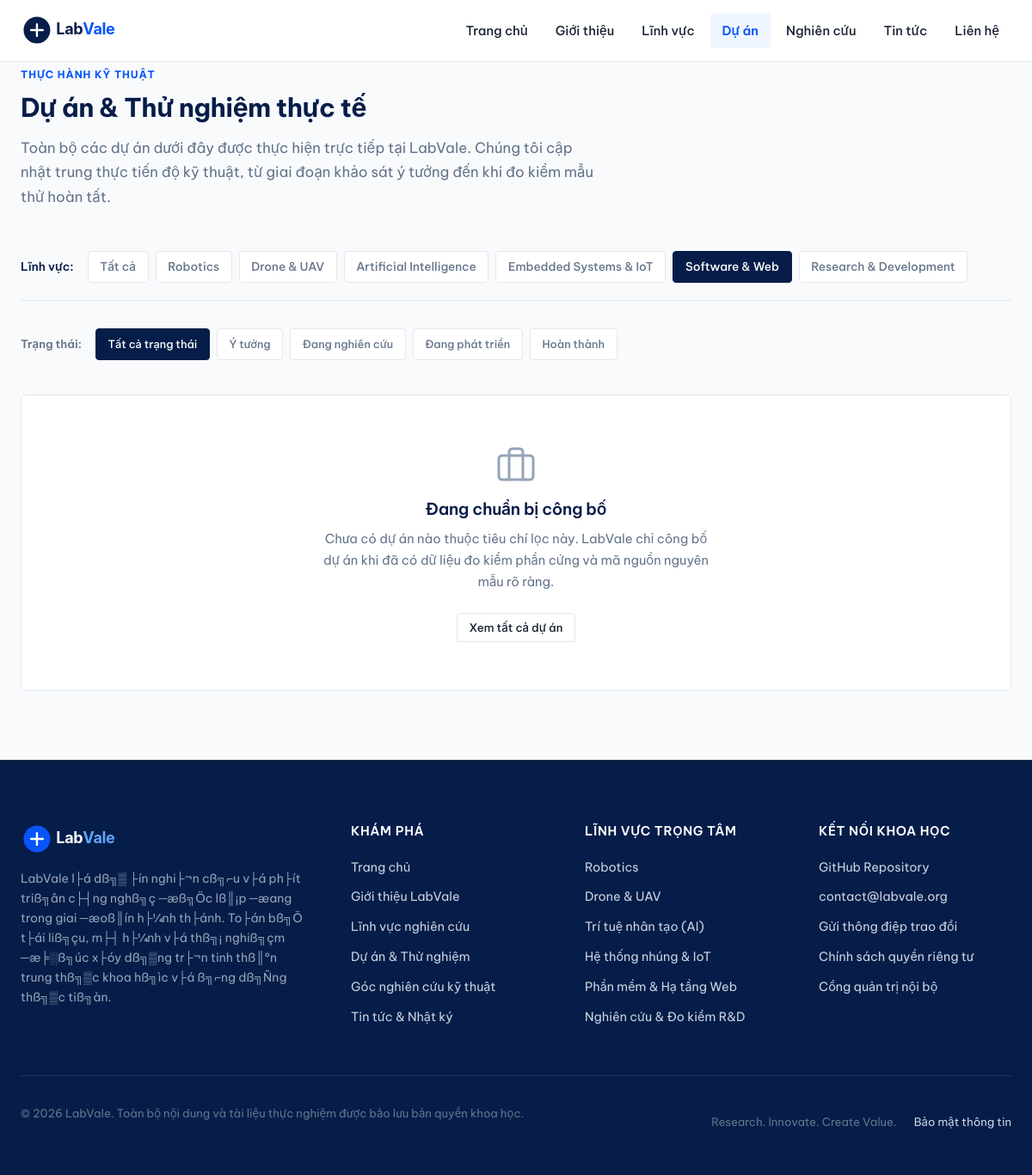
The page /projects?area=software-web on the database its author committed.
### tables this page shows
CREATE TABLE `research_areas` (
  `id` int(11) NOT NULL AUTO_INCREMENT,
  `slug` varchar(100) NOT NULL,
  `name` varchar(150) NOT NULL,
  `subtitle` varchar(255) NOT NULL,
  `icon_svg` text NOT NULL,
  `short_desc` text NOT NULL,
  `full_content` longtext NOT NULL,
  `image` varchar(255) NOT NULL,
  `sort_order` int(11) DEFAULT 0,
  `is_active` tinyint(1) DEFAULT 1,
  `created_at` datetime DEFAULT current_timestamp(),
  PRIMARY KEY (`id`),
  UNIQUE KEY `slug` (`slug`)
);

### includes/helpers.php (called while the page is built, shortened)
<?php
function url(string $path = ''): string {
    $cleanPath = '/' . ltrim($path, '/');
    if ($cleanPath === '/') {
        return BASE_PATH === '' ? '/' : BASE_PATH . '/';
    }
    return BASE_PATH . $cleanPath;
}
function e(?string $str): string {
    return htmlspecialchars($str ?? '', ENT_QUOTES, 'UTF-8');
}

### views/projects.php (the view, shortened to what this page needs)
<?php
require_once __DIR__ . '/layout/header.php';
?>
<div class="container" style="padding-bottom: 5rem;">
    <div class="section-header">
        <span class="section-kicker">THỰC HÀNH KỸ THUẬT</span>
        <h1 class="section-title">Dự án &amp; Thử nghiệm thực tế</h1>
        <p class="section-desc">
            Toàn bộ các dự án dưới đây được thực hiện trực tiếp tại LabVale. Chúng tôi cập nhật trung thực tiến độ kỹ thuật, từ giai đoạn khảo sát ý tưởng đến khi đo kiểm mẫu thử hoàn tất.
        </p>
    </div>
    <div class="filter-bar">
        <span style="font-size: 0.85rem; font-weight: 600; color: var(--color-primary-navy); margin-right: 0.5rem;">Lĩnh vực:</span>
        <a href="<?= url('/projects' . ($selectedStatus ? '?status=' . urlencode($selectedStatus) : '')) ?>"
           class="filter-btn <?= empty($selectedArea) ? 'active' : '' ?>">
            Tất cả
        </a>
        <?php foreach ($areas as $a): ?>
            <?php
                $link = url('/projects?area=' . urlencode($a['slug']) . ($selectedStatus ? '&status=' . urlencode($selectedStatus) : ''));
            ?>
            <a href="<?= $link ?>" class="filter-btn <?= $selectedArea === $a['slug'] ? 'active' : '' ?>">
                <?= e($a['name']) ?>
            </a>
        <?php endforeach; ?>
    </div>
    <div style="display: flex; gap: 0.5rem; flex-wrap: wrap; margin-bottom: 2.5rem; align-items: center;">
        <span style="font-size: 0.825rem; font-weight: 600; color: var(--color-secondary-text); margin-right: 0.5rem;">Trạng thái:</span>
        <?php
            $statuses = ['Ý tưởng', 'Đang nghiên cứu', 'Đang phát triển', 'Hoàn thành'];
        ?>
        <a href="<?= url('/projects' . ($selectedArea ? '?area=' . urlencode($selectedArea) : '')) ?>"
           class="filter-btn <?= empty($selectedStatus) ? 'active' : '' ?>" style="font-size: 0.8rem;">
            Tất cả trạng thái
        </a>
        <?php foreach ($statuses as $st): ?>
            <?php
                $link = url('/projects?status=' . urlencode($st) . ($selectedArea ? '&area=' . urlencode($selectedArea) : ''));
            ?>
            <a href="<?= $link ?>" class="filter-btn <?= $selectedStatus === $st ? 'active' : '' ?>" style="font-size: 0.8rem;">
                <?= e($st) ?>
            </a>
        <?php endforeach; ?>
    </div>
    <?php if (!empty($projects)): ?>
        <div class="projects-grid">
            <?php foreach ($projects as $project): ?>
                <?php require __DIR__ . '/layout/project-card.php'; ?>
            <?php endforeach; ?>
        </div>
    <?php else: ?>
        <div class="empty-state">
            <svg class="empty-state-icon" viewBox="0 0 24 24" fill="none" stroke="currentColor" stroke-width="1.5" stroke-linecap="round" stroke-linejoin="round">
                <rect x="2" y="7" width="20" height="14" rx="2" ry="2"></rect>
                <path d="M16 21V5a2 2 0 0 0-2-2h-4a2 2 0 0 0-2 2v16"></path>
            </svg>
            <h3 class="empty-state-title">Đang chuẩn bị công bố</h3>
            <p class="empty-state-desc">
                Chưa có dự án nào thuộc tiêu chí lọc này. LabVale chỉ công bố dự án khi đã có dữ liệu đo kiểm phần cứng và mã nguồn nguyên mẫu rõ ràng.
            </p>
            <div style="margin-top: 1.5rem;">
                <a href="<?= url('/projects') ?>" class="btn btn-secondary btn-sm">Xem tất cả dự án</a>
            </div>
        </div>
    <?php endif; ?>
</div>
<?php require_once __DIR__ . '/layout/footer.php'; ?>

### assets/css/style.css (style rules this page uses)
:root { --color-primary-navy: #061D49; --color-tech-blue: #0755F9; --color-tech-blue-hover: #0542c7; --color-white: #FFFFFF; --color-bg: #F8FAFC; --color-surface: #FFFFFF; --color-text: #172033; --color-secondary-text: #64748B; --color-border: #E2E8F0; --color-border-subtle: #F1F5F9; --color-border-hover: #CBD5E1; --status-idea-bg: #F1F5F9; --status-idea-text: #475569; --status-research-bg: #EFF6FF; --status-research-text: #1D4ED8; --status-dev-bg: #FEF3C7; --status-dev-text: #B45309; --status-done-bg: #ECFDF5; --status-done-text: #047857; --font-sans: 'Be Vietnam Pro', -apple-system, BlinkMacSystemFont, 'Segoe UI', Roboto, Helvetica, Arial, sans-serif; --font-mono: ui-monospace, SFMono-Regular, Menlo, Monaco, Consolas, "Liberation Mono", "Courier New", monospace; --max-width: 1200px; --header-height: 72px; --radius-sm: 4px; --radius-md: 6px; --radius-lg: 8px; --transition-fast: 150ms ease; --transition-normal: 220ms ease; }
*, *::before, *::after { box-sizing: border-box; margin: 0; padding: 0; }
html { font-size: 16px; scroll-behavior: smooth; -webkit-text-size-adjust: 100%; }
body { font-family: var(--font-sans); background-color: var(--color-bg); color: var(--color-text); line-height: 1.7; font-weight: 400; min-height: 100vh; display: flex; flex-direction: column; -webkit-font-smoothing: antialiased; -moz-osx-font-smoothing: grayscale; }
img, svg, picture { display: block; max-width: 100%; height: auto; }
a { color: var(--color-tech-blue); text-decoration: none; transition: color var(--transition-fast); }
h1, h2, h3, h4, h5, h6 { color: var(--color-primary-navy); font-weight: 600; line-height: 1.35; letter-spacing: -0.015em; }
h1 { font-size: 2.25rem; font-weight: 700; }
h3 { font-size: 1.35rem; }
p { margin-bottom: 1.25rem; }
p:last-child { margin-bottom: 0; }
.container { width: 100%; max-width: var(--max-width); margin-left: auto; margin-right: auto; padding-left: 1.5rem; padding-right: 1.5rem; }
.section-header { margin-bottom: 3rem; }
.section-kicker { display: inline-block; font-size: 0.75rem; font-weight: 700; letter-spacing: 0.08em; text-transform: uppercase; color: var(--color-tech-blue); margin-bottom: 0.5rem; }
.section-title { font-size: 1.875rem; color: var(--color-primary-navy); margin-bottom: 0.75rem; }
.section-desc { font-size: 1.05rem; color: var(--color-secondary-text); max-width: 680px; }
.btn { display: inline-flex; align-items: center; justify-content: center; gap: 0.5rem; padding: 0.625rem 1.25rem; font-size: 0.925rem; font-weight: 500; border-radius: var(--radius-sm); border: 1px solid transparent; cursor: pointer; transition: all var(--transition-fast); line-height: 1.4; text-decoration: none; }
.btn-secondary { background-color: var(--color-white); color: var(--color-text); border-color: var(--color-border); }
.btn-sm { padding: 0.4rem 0.85rem; font-size: 0.825rem; }
.filter-bar { display: flex; align-items: center; gap: 0.5rem; flex-wrap: wrap; margin-bottom: 2rem; padding-bottom: 1.25rem; border-bottom: 1px solid var(--color-border); }
.filter-btn { padding: 0.4rem 0.85rem; font-size: 0.85rem; font-weight: 500; border-radius: var(--radius-sm); background-color: var(--color-white); color: var(--color-secondary-text); border: 1px solid var(--color-border); cursor: pointer; transition: all var(--transition-fast); text-decoration: none; }
.filter-btn.active { background-color: var(--color-primary-navy); color: var(--color-white); border-color: var(--color-primary-navy); }
.empty-state { text-align: center; padding: 3.5rem 1.5rem; background-color: var(--color-white); border: 1px solid var(--color-border); border-radius: var(--radius-md); }
.empty-state-icon { width: 48px; height: 48px; margin: 0 auto 1rem; color: #94A3B8; }
.empty-state-title { font-size: 1.2rem; font-weight: 600; color: var(--color-primary-navy); margin-bottom: 0.5rem; }
.empty-state-desc { font-size: 0.925rem; color: var(--color-secondary-text); max-width: 460px; margin: 0 auto; }

### rows shown on the page
research_areas: name "Robotics"
research_areas: name "Drone & UAV"
research_areas: name "Artificial Intelligence"
research_areas: name "Embedded Systems & IoT"
research_areas: name "Software & Web"
research_areas: name "Research & Development"

### other values the page prints
$st "Ý tưởng"
$st "Đang nghiên cứu"
$st "Đang phát triển"
$st "Hoàn thành"
get_setting('contact_email', 'contact@labvale.org') "contact@labvale.org"
